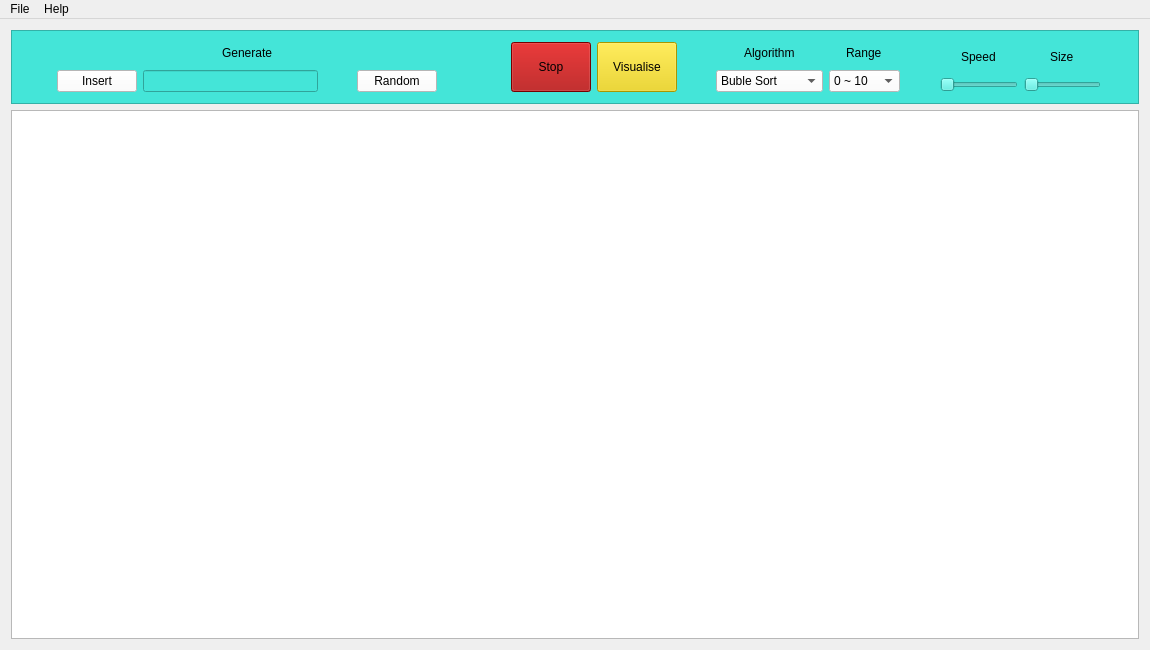
<?xml version="1.0" encoding="UTF-8"?>
<ui version="4.0">
 <class>MainWindow</class>
 <widget class="QMainWindow" name="MainWindow">
  <property name="geometry">
   <rect>
    <x>0</x>
    <y>0</y>
    <width>1150</width>
    <height>650</height>
   </rect>
  </property>
  <property name="windowTitle">
   <string>MainWindow</string>
  </property>
  <widget class="QWidget" name="centralWidget">
   <layout class="QVBoxLayout" name="verticalLayout_4">
    <item>
     <widget class="QFrame" name="frame">
      <property name="enabled">
       <bool>true</bool>
      </property>
      <property name="maximumSize">
       <size>
        <width>16777215</width>
        <height>100</height>
       </size>
      </property>
      <property name="autoFillBackground">
       <bool>false</bool>
      </property>
      <property name="styleSheet">
       <string notr="true">background-color: rgb(68, 229, 216);</string>
      </property>
      <property name="frameShape">
       <enum>QFrame::StyledPanel</enum>
      </property>
      <property name="frameShadow">
       <enum>QFrame::Raised</enum>
      </property>
      <layout class="QHBoxLayout" name="horizontalLayout">
       <item>
        <spacer name="horizontalSpacer">
         <property name="orientation">
          <enum>Qt::Horizontal</enum>
         </property>
         <property name="sizeHint" stdset="0">
          <size>
           <width>40</width>
           <height>20</height>
          </size>
         </property>
        </spacer>
       </item>
       <item>
        <layout class="QVBoxLayout" name="verticalLayout_5">
         <item alignment="Qt::AlignHCenter">
          <widget class="QLabel" name="label_4">
           <property name="text">
            <string>Generate</string>
           </property>
          </widget>
         </item>
         <item>
          <layout class="QHBoxLayout" name="horizontalLayout_2">
           <item>
            <widget class="QPushButton" name="insert_button">
             <property name="styleSheet">
              <string notr="true">background-color: rgb(255, 255, 255);</string>
             </property>
             <property name="text">
              <string>Insert</string>
             </property>
            </widget>
           </item>
           <item>
            <widget class="QLineEdit" name="lineEdit">
             <property name="minimumSize">
              <size>
               <width>175</width>
               <height>0</height>
              </size>
             </property>
             <property name="toolTip">
              <string>Insert numbers spaced out: 23 43 12 9 ...
Numbers out of range will be ignored while other characters will not allow any insertion.</string>
             </property>
            </widget>
           </item>
           <item>
            <spacer name="horizontalSpacer_4">
             <property name="orientation">
              <enum>Qt::Horizontal</enum>
             </property>
             <property name="sizeHint" stdset="0">
              <size>
               <width>40</width>
               <height>20</height>
              </size>
             </property>
            </spacer>
           </item>
           <item>
            <widget class="QPushButton" name="generate_button">
             <property name="styleSheet">
              <string notr="true">background-color: rgb(255, 255, 255);</string>
             </property>
             <property name="text">
              <string>Random</string>
             </property>
            </widget>
           </item>
          </layout>
         </item>
        </layout>
       </item>
       <item>
        <spacer name="horizontalSpacer_5">
         <property name="orientation">
          <enum>Qt::Horizontal</enum>
         </property>
         <property name="sizeHint" stdset="0">
          <size>
           <width>40</width>
           <height>20</height>
          </size>
         </property>
        </spacer>
       </item>
       <item>
        <spacer name="horizontalSpacer_2">
         <property name="orientation">
          <enum>Qt::Horizontal</enum>
         </property>
         <property name="sizeHint" stdset="0">
          <size>
           <width>40</width>
           <height>20</height>
          </size>
         </property>
        </spacer>
       </item>
       <item>
        <widget class="QPushButton" name="stop_button">
         <property name="minimumSize">
          <size>
           <width>0</width>
           <height>50</height>
          </size>
         </property>
         <property name="styleSheet">
          <string notr="true">background-color: rgb(164, 0, 0);</string>
         </property>
         <property name="text">
          <string>Stop</string>
         </property>
        </widget>
       </item>
       <item>
        <widget class="QPushButton" name="visualise_button">
         <property name="sizePolicy">
          <sizepolicy hsizetype="Minimum" vsizetype="Fixed">
           <horstretch>0</horstretch>
           <verstretch>0</verstretch>
          </sizepolicy>
         </property>
         <property name="minimumSize">
          <size>
           <width>0</width>
           <height>50</height>
          </size>
         </property>
         <property name="maximumSize">
          <size>
           <width>16777000</width>
           <height>16777215</height>
          </size>
         </property>
         <property name="styleSheet">
          <string notr="true">background-color: rgb(237, 212, 0);</string>
         </property>
         <property name="text">
          <string>Visualise</string>
         </property>
        </widget>
       </item>
       <item>
        <spacer name="horizontalSpacer_6">
         <property name="orientation">
          <enum>Qt::Horizontal</enum>
         </property>
         <property name="sizeHint" stdset="0">
          <size>
           <width>40</width>
           <height>20</height>
          </size>
         </property>
        </spacer>
       </item>
       <item>
        <layout class="QVBoxLayout" name="verticalLayout">
         <item alignment="Qt::AlignHCenter">
          <widget class="QLabel" name="label">
           <property name="text">
            <string>Algorithm</string>
           </property>
          </widget>
         </item>
         <item alignment="Qt::AlignHCenter">
          <widget class="QComboBox" name="comboBox">
           <property name="styleSheet">
            <string notr="true">background-color: rgb(255, 255, 255);
selection-color: rgb(0, 0, 0);</string>
           </property>
           <item>
            <property name="text">
             <string>Buble Sort</string>
            </property>
           </item>
           <item>
            <property name="text">
             <string>Selection Sort</string>
            </property>
           </item>
           <item>
            <property name="text">
             <string>Insertion Sort</string>
            </property>
           </item>
           <item>
            <property name="text">
             <string>Merge Sort</string>
            </property>
           </item>
           <item>
            <property name="text">
             <string>Quick Sort</string>
            </property>
           </item>
          </widget>
         </item>
        </layout>
       </item>
       <item>
        <layout class="QVBoxLayout" name="verticalLayout_7">
         <item alignment="Qt::AlignHCenter">
          <widget class="QLabel" name="label_6">
           <property name="text">
            <string>Range</string>
           </property>
          </widget>
         </item>
         <item alignment="Qt::AlignHCenter">
          <widget class="QComboBox" name="rangeBox">
           <property name="styleSheet">
            <string notr="true">background-color: rgb(255, 255, 255);</string>
           </property>
           <item>
            <property name="text">
             <string>0 ~ 10</string>
            </property>
           </item>
           <item>
            <property name="text">
             <string>0 ~ 50</string>
            </property>
           </item>
           <item>
            <property name="text">
             <string>0 ~ 100</string>
            </property>
           </item>
           <item>
            <property name="text">
             <string>0 ~ 200</string>
            </property>
           </item>
           <item>
            <property name="text">
             <string>0 ~ 500</string>
            </property>
           </item>
          </widget>
         </item>
        </layout>
       </item>
       <item>
        <spacer name="horizontalSpacer_7">
         <property name="orientation">
          <enum>Qt::Horizontal</enum>
         </property>
         <property name="sizeHint" stdset="0">
          <size>
           <width>40</width>
           <height>20</height>
          </size>
         </property>
        </spacer>
       </item>
       <item>
        <layout class="QVBoxLayout" name="verticalLayout_2">
         <item alignment="Qt::AlignHCenter">
          <widget class="QLabel" name="label_2">
           <property name="text">
            <string>Speed</string>
           </property>
          </widget>
         </item>
         <item>
          <widget class="QSlider" name="speedSlider">
           <property name="toolTip">
            <string>0 ~ 250</string>
           </property>
           <property name="orientation">
            <enum>Qt::Horizontal</enum>
           </property>
          </widget>
         </item>
        </layout>
       </item>
       <item>
        <layout class="QVBoxLayout" name="verticalLayout_3">
         <item alignment="Qt::AlignHCenter">
          <widget class="QLabel" name="label_3">
           <property name="text">
            <string>Size</string>
           </property>
          </widget>
         </item>
         <item>
          <widget class="QSlider" name="sizeSlider">
           <property name="toolTip">
            <string>10 ~ 70</string>
           </property>
           <property name="styleSheet">
            <string notr="true"/>
           </property>
           <property name="orientation">
            <enum>Qt::Horizontal</enum>
           </property>
          </widget>
         </item>
        </layout>
       </item>
       <item>
        <spacer name="horizontalSpacer_3">
         <property name="orientation">
          <enum>Qt::Horizontal</enum>
         </property>
         <property name="sizeHint" stdset="0">
          <size>
           <width>32</width>
           <height>20</height>
          </size>
         </property>
        </spacer>
       </item>
      </layout>
     </widget>
    </item>
    <item>
     <widget class="QGraphicsView" name="graphicsView">
      <property name="renderHints">
       <set>QPainter::Antialiasing</set>
      </property>
     </widget>
    </item>
   </layout>
  </widget>
  <widget class="QMenuBar" name="menuBar">
   <property name="geometry">
    <rect>
     <x>0</x>
     <y>0</y>
     <width>1150</width>
     <height>21</height>
    </rect>
   </property>
   <widget class="QMenu" name="menuFile">
    <property name="title">
     <string>File</string>
    </property>
    <addaction name="actionNew_Window"/>
   </widget>
   <widget class="QMenu" name="menuHelp">
    <property name="title">
     <string>Help</string>
    </property>
    <addaction name="actionAbout"/>
    <addaction name="actionHelp"/>
   </widget>
   <addaction name="menuFile"/>
   <addaction name="menuHelp"/>
  </widget>
  <action name="actionAbout">
   <property name="text">
    <string>About</string>
   </property>
  </action>
  <action name="actionHelp">
   <property name="text">
    <string>Help</string>
   </property>
  </action>
  <action name="actionNew_Window">
   <property name="text">
    <string>New Window</string>
   </property>
  </action>
 </widget>
 <layoutdefault spacing="6" margin="11"/>
 <resources/>
 <connections/>
</ui>
